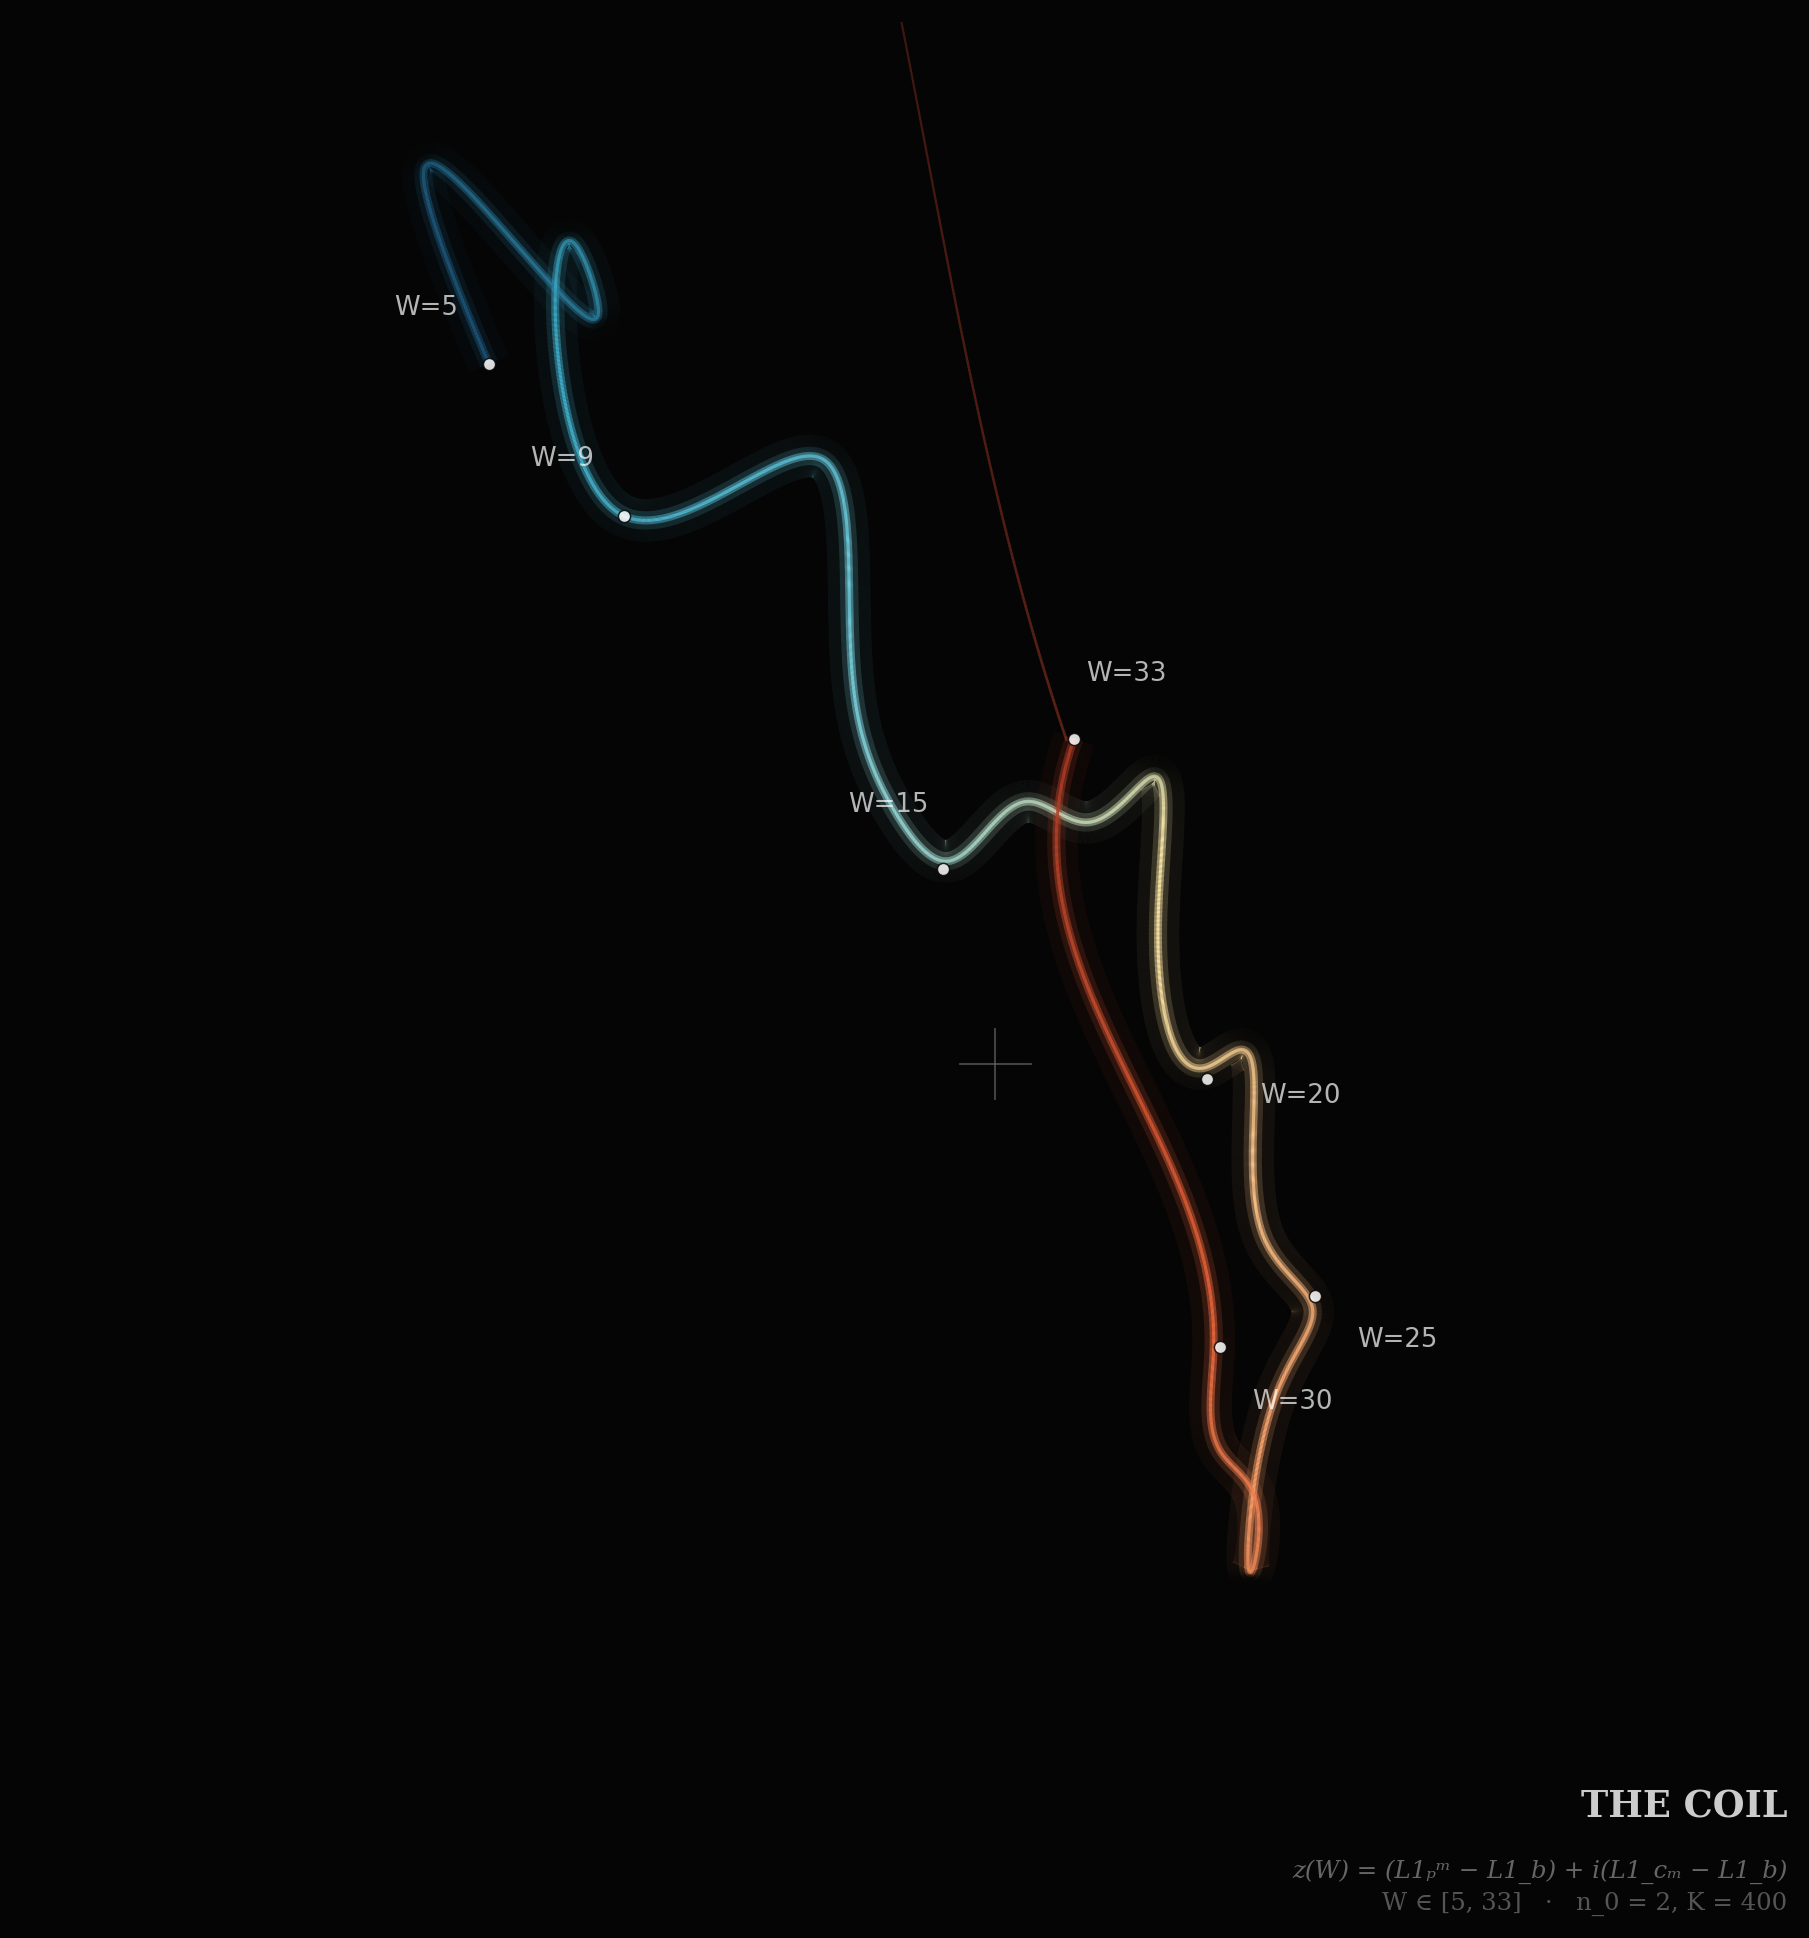

Write Python code to recreate this figure.
"""
THE COIL — asymptotic bracketing direction as a complex-plane spiral.

Single delicate thread tracing z(W) = (L1_prime_m − L1_bundle) +
i(L1_comp_m − L1_bundle) at the last atom of each W slice, for
W ∈ [5, 50] at fixed n_0=2, K=400. Color encodes W: cool at small
W (the original W=9 pattern), warm at large W (the rotated regime).

The thread approaches the origin around W ≈ 15-20 but does not
pass through. That near-miss is the visual tension.
"""

import time
import numpy as np
import matplotlib.pyplot as plt
from matplotlib.collections import LineCollection
from matplotlib.colors import LinearSegmentedColormap
from scipy.interpolate import splprep, splev
from sympy import isprime

K = 400
n_0 = 2
W_VALUES = np.arange(5, 51)


def n_primes_vec(n, k):
    blocks = (k + n - 2) // (n - 1)
    m = np.arange(1, blocks * n + 1, dtype=np.int64)
    m_valid = m[m % n != 0]
    return (n * m_valid[:k]).astype(np.int64)


u9 = np.full(9, 1.0 / 9)


def asymptotic_z(n_0, W, K):
    n_1 = n_0 + W - 1
    parts = [(n, n_primes_vec(n, K))
             for n in range(n_0, n_1 + 1)]
    all_atoms = np.concatenate([arr for _, arr in parts])
    stream_tag = np.concatenate([np.full_like(arr, n)
                                  for n, arr in parts])
    n_atoms = all_atoms.size

    unique_vals, first_idx, counts = np.unique(
        all_atoms, return_index=True, return_counts=True)
    surv_mask = counts == 1
    S = unique_vals[surv_mask]
    sources_S = stream_tag[first_idx[surv_mask]]
    m_S = S // sources_S
    prime_m_arr = np.array([isprime(int(m)) for m in m_S])

    pm_set = set(int(c) for c, pm in zip(S, prime_m_arr) if pm)
    cm_set = set(int(c) for c, pm in zip(S, prime_m_arr) if not pm)

    seen = set()
    cb = np.zeros(9, dtype=np.int64)
    cp = np.zeros(9, dtype=np.int64)
    cc = np.zeros(9, dtype=np.int64)

    for i in range(n_atoms):
        c = int(all_atoms[i])
        if c in seen:
            continue
        seen.add(c)
        log_floor = int(np.floor(np.log10(c)))
        leading = c // 10**log_floor
        cb[leading - 1] += 1
        if c in pm_set:
            cp[leading - 1] += 1
        elif c in cm_set:
            cc[leading - 1] += 1

    pb = cb / cb.sum()
    pp = cp / cp.sum() if cp.sum() > 0 else np.full(9, np.nan)
    pc = cc / cc.sum() if cc.sum() > 0 else np.full(9, np.nan)
    L1_b = float(np.abs(pb - u9).sum())
    L1_p = float(np.abs(pp - u9).sum())
    L1_c = float(np.abs(pc - u9).sum())
    return (L1_p - L1_b) + 1j * (L1_c - L1_b)


print(f"Computing asymptotic z(W) for W ∈ [{W_VALUES[0]}, "
      f"{W_VALUES[-1]}]...")
t0 = time.time()
asy_z = np.zeros(len(W_VALUES), dtype=complex)
for i, W in enumerate(W_VALUES):
    asy_z[i] = asymptotic_z(n_0, int(W), K)
    if (i + 1) % 10 == 0 or i == 0:
        print(f"  W={W} done (t={time.time() - t0:.1f}s)")
print(f"Total: {time.time() - t0:.1f}s")
np.savez('coil_data.npz', W=W_VALUES, z=asy_z)

print()
print(f"{'W':>4} {'Re(z)':>9} {'Im(z)':>9} "
      f"{'|z|':>9} {'arg(deg)':>9}")
for i, W in enumerate(W_VALUES):
    z = asy_z[i]
    print(f"{int(W):>4d} {z.real:>+9.4f} {z.imag:>+9.4f} "
          f"{abs(z):>9.4f} {np.degrees(np.angle(z)):>+9.2f}")

# The "coil" lives in W ∈ [5, 33]. Past W=33 the curve escapes
# upward in a near-linear stretch (|z| grows from 0.08 to 0.53 as
# arg saturates near +98°). That's a different phenomenon — the
# coil is the rotation, not the escape. Render the coiling part
# in full crispness, fade the escape into a hint.
W_COIL_MAX = 33
mask_coil = W_VALUES <= W_COIL_MAX
mask_tail = W_VALUES >= W_COIL_MAX  # overlap at boundary

xy_coil = np.column_stack([asy_z[mask_coil].real,
                            asy_z[mask_coil].imag])
tck, u = splprep(xy_coil.T, s=0.0001, k=3)
u_fine = np.linspace(0, 1, 4000)
sx, sy = splev(u_fine, tck)

xy_tail = np.column_stack([asy_z[mask_tail].real,
                            asy_z[mask_tail].imag])
tck_t, u_t = splprep(xy_tail.T, s=0.0001, k=3)
u_fine_t = np.linspace(0, 1, 1500)
tx, ty = splev(u_fine_t, tck_t)

# Color along the curve: deep teal → pale gold → warm coral.
cmap = LinearSegmentedColormap.from_list('coil', [
    '#1a4d6e',   # deep teal
    '#3da9c4',   # cyan
    '#7dd3e0',   # pale cyan
    '#f5e2a3',   # pale gold
    '#f9b27a',   # warm peach
    '#e8643a',   # coral
    '#a83a25',   # deep coral
])

# Build segments for LineCollection.
pts = np.column_stack([sx, sy])
segs = np.stack([pts[:-1], pts[1:]], axis=1)
seg_t = np.linspace(0, 1, len(segs))

# Tail segments (the post-coil escape, rendered as a faint hint).
pts_t = np.column_stack([tx, ty])
segs_t = np.stack([pts_t[:-1], pts_t[1:]], axis=1)
# Tail color stays at the warm end of the cmap.
seg_tail_t = np.full(len(segs_t), 1.0)

fig, ax = plt.subplots(figsize=(10, 10))
fig.patch.set_facecolor('#050505')
ax.set_facecolor('#050505')

# Wide soft glow.
lc_g3 = LineCollection(segs, cmap=cmap, linewidth=14, alpha=0.06)
lc_g3.set_array(seg_t)
ax.add_collection(lc_g3)

# Medium glow.
lc_g2 = LineCollection(segs, cmap=cmap, linewidth=6, alpha=0.18)
lc_g2.set_array(seg_t)
ax.add_collection(lc_g2)

# Inner glow.
lc_g1 = LineCollection(segs, cmap=cmap, linewidth=2.6, alpha=0.55)
lc_g1.set_array(seg_t)
ax.add_collection(lc_g1)

# Crisp thread.
lc = LineCollection(segs, cmap=cmap, linewidth=1.0, alpha=1.0)
lc.set_array(seg_t)
ax.add_collection(lc)

# Tail (escape) — fade as it leaves the frame. Linewidth and
# alpha taper along the tail so the eye follows it out.
n_tail = len(segs_t)
tail_alpha = np.linspace(0.55, 0.05, n_tail)
tail_lw = np.linspace(0.9, 0.3, n_tail)
for j in range(n_tail):
    ax.add_collection(LineCollection(
        [segs_t[j]], colors=[cmap(1.0)],
        linewidth=tail_lw[j], alpha=tail_alpha[j]))

# Origin: subtle plus.
ax.plot([0, 0], [-0.008, 0.008], color='#666', linewidth=0.6,
        alpha=0.7)
ax.plot([-0.008, 0.008], [0, 0], color='#666', linewidth=0.6,
        alpha=0.7)

# Sparse W markers along the path.
markers = [5, 9, 15, 20, 25, 30, 33]
for W in markers:
    idx = int(np.where(W_VALUES == W)[0][0])
    z = asy_z[idx]
    ax.plot(z.real, z.imag, 'o', color='white', markersize=4,
            markeredgecolor='#050505', markeredgewidth=0.5,
            alpha=0.85, zorder=10)
    # offset label to outside of curve
    arg = np.angle(z)
    rmag = abs(z)
    if rmag > 0.001:
        offset_dx = 0.012 * np.cos(arg)
        offset_dy = 0.012 * np.sin(arg)
    else:
        offset_dx, offset_dy = 0.012, 0.012
    ax.annotate(
        f'W={W}',
        (z.real, z.imag),
        xytext=(z.real + offset_dx, z.imag + offset_dy),
        textcoords='data',
        color='white', fontsize=8.5, alpha=0.7,
        ha='left' if offset_dx >= 0 else 'right',
        va='bottom' if offset_dy >= 0 else 'top',
        zorder=10,
    )

# Frame tight to the coil. The escape tail will run off the top
# of the frame — that's the intended narrative.
all_x = np.concatenate([sx, asy_z[mask_coil].real])
all_y = np.concatenate([sy, asy_z[mask_coil].imag])
xrange = all_x.max() - all_x.min()
yrange = all_y.max() - all_y.min()
span = max(xrange, yrange) * 1.20
xc = (all_x.max() + all_x.min()) / 2
yc = (all_y.max() + all_y.min()) / 2
half = span / 2
ax.set_xlim(xc - half, xc + half)
ax.set_ylim(yc - half, yc + half)

ax.set_aspect('equal')
ax.axis('off')

# Title in the lower-right, small. Let the curve be the focus.
fig.text(0.93, 0.06, 'THE COIL',
         color='#ccc', fontsize=12, ha='right', va='bottom',
         family='serif', weight='bold')
fig.text(0.93, 0.045,
         'z(W) = (L1ₚᵐ − L1_b) + i(L1_cₘ − L1_b)',
         color='#666', fontsize=8, ha='right', va='top',
         style='italic', family='serif')
fig.text(0.93, 0.030,
         'W ∈ [5, 33]   ·   n_0 = 2, K = 400',
         color='#555', fontsize=8, ha='right', va='top',
         family='serif')

plt.savefig('coil.png', dpi=220, facecolor='#050505',
            bbox_inches='tight')
print()
print("-> coil.png")
